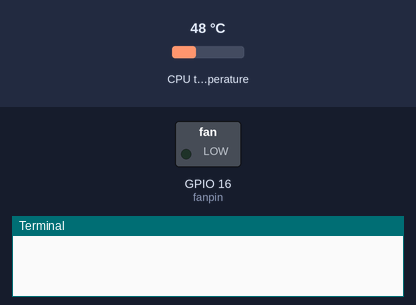
A program run on a simulated Raspberry Pi (BCM pin numbers). Shown: switched loads named in the program (green lamp = pin HIGH), the last lines printed to the terminal. The test bench sets the inputs (shaded band); at power-on: CPU temperature 48 °C.

Above: at 1.2 s.
1.3 s: CPU temperature set to 51 °C
At 5.4 s:
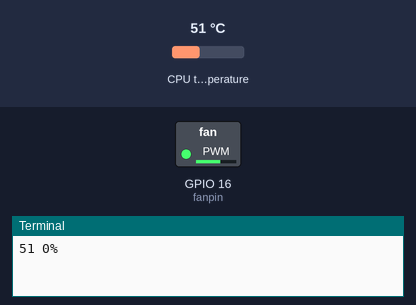
7.3 s: CPU temperature set to 59 °C
13.3 s: CPU temperature set to 62 °C
At 15.3 s:
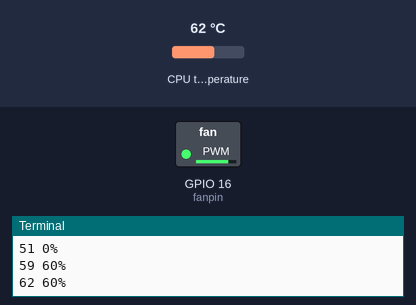
19.3 s: CPU temperature set to 58 °C
At 20.9 s:
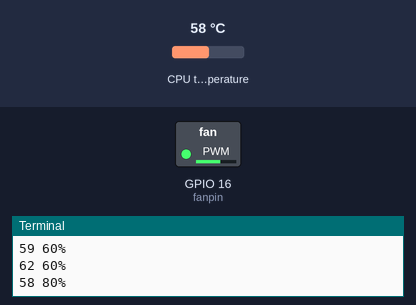
25.3 s: CPU temperature set to 61 °C
At 30.8 s:
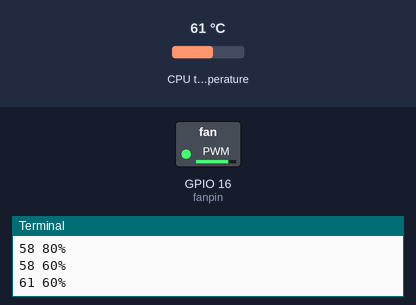
Timing chart, 0 to 32.3 s (numbered marks = the images above; inputs shaded):
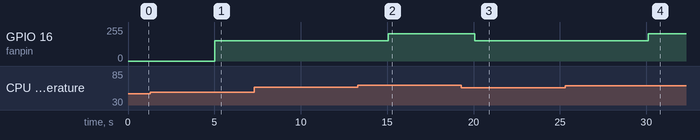

The program:

fancontrol.py
```python
#!/usr/bin/env python3

import RPi.GPIO as GPIO            # import RPi.GPIO module
from time import sleep             # lets us have a delay
import re, subprocess

fanpin = 16
GPIO.setmode(GPIO.BCM)             # choose BCM or BOARD
GPIO.setup(fanpin, GPIO.OUT)       # set GPIO16 as an output
pi_pwm = GPIO.PWM(fanpin,120)     # create PWM instance with frequency
pi_pwm.start(0)                    # start PWM of required Duty Cycle

def check_CPU_temp():
    temp = None
    err, msg = subprocess.getstatusoutput('vcgencmd measure_temp')
    if not err:
        m = re.search(r'-?\d\.?\d*', msg)   # a solution with a  regex
        try:
            temp = float(m.group())
        except ValueError: # catch only error needed
            pass
    return temp, msg

temp, msg = check_CPU_temp()
temp = int(temp)
#print(temp)


try:
    while True:
        if temp > 70:
            pi_pwm.ChangeDutyCycle(100)
            sleep(5)                 # wait five second
            temp, msg = check_CPU_temp()
            temp = int(temp)
            print(str(temp) + " 100%")
        elif temp > 60 and temp <= 70:
            pi_pwm.ChangeDutyCycle(80)
            sleep(5)                 # wait five second
            temp, msg = check_CPU_temp()
            temp = int(temp)
            print(str(temp) + " 80%")
        elif temp >= 50 and temp <= 60:
            pi_pwm.ChangeDutyCycle(60)
            sleep(5)                 # wait five second
            temp, msg = check_CPU_temp()
            temp = int(temp)
            print(str(temp) + " 60%")
        else:
            pi_pwm.ChangeDutyCycle(0)
            sleep(5)                 # wait five second
            temp, msg = check_CPU_temp()
            temp = int(temp)
            print(str(temp) + " 0%")
except KeyboardInterrupt:          # trap a CTRL+C keyboard interrupt
    GPIO.cleanup()                 # resets all GPIO ports used by this program
```

Measured:
- the behaviour switches between 49 and 50 °C on CPU temperature (found by bisection; images 0 and 1)
- the behaviour switches between 60 and 61 °C on CPU temperature (found by bisection; images 1 and 2)
- after the input at 1.3 s, GPIO 16 (fanpin): 0/255 → 153/255 after 3.7 s
- after the input at 13.3 s, GPIO 16 (fanpin): 153/255 → 204/255 after 1.8 s
- after the input at 19.3 s, GPIO 16 (fanpin): 204/255 → 153/255 after 0.78 s
- after the input at 25.3 s, GPIO 16 (fanpin): 153/255 → 204/255 after 4.8 s
